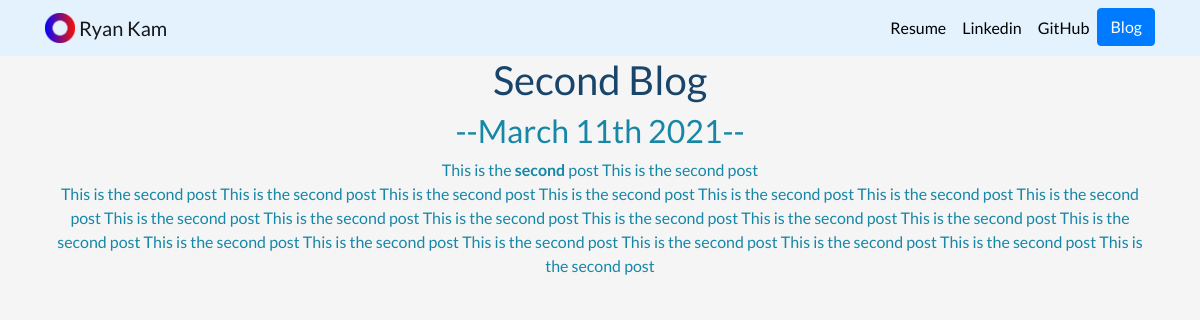
The app's page /blog/4/ with its own data.
### blog/models.py (models this page shows, shortened)
class Blog(models.Model):
    title = models.CharField(max_length=40)
    date = models.DateField()
    description = models.TextField()

### blog/views.py (the view)
# urls.py: path('<int:blog_id>/', views.detail, name="detail"),
def detail(request, blog_id):
    blog = get_object_or_404(Blog, pk=blog_id)
    return render(request, 'blog/detail.html', {'blog':blog})

### blog/templates/blog/detail.html (shortened to what this page needs)
{% extends 'portfolio/base.html' %}
{% block content %}
<h1>{{ blog.title }}</h1>
<h2>--{{ blog.date|date:'F jS Y' }}--</h2>
<p>
{{ blog.description|safe }}
{% endblock %}

### portfolio/static/portfolio/custom.css (style rules this page uses)
body { text-align: center; font-family: 'Lato', sans-serif; background-color: #f6f5f5; }
h1 { color: #19456b; }
h2 { color: #1687a7; }
p { color: #1687a7; }

### records on screen
Blog: title "Second Blog", date "March 11th 2021", description "This is the second post This is the second post This is the second post This is the second post This is the second post This is the second post This is the second post This is the second post This is the second post This is the second post This is the second post This is the second post This is the second post This is the second post This is the second post This is the second post This is the second post This is the second post This is the second post This is the second post This is the second post This is the second post This is the second post"
